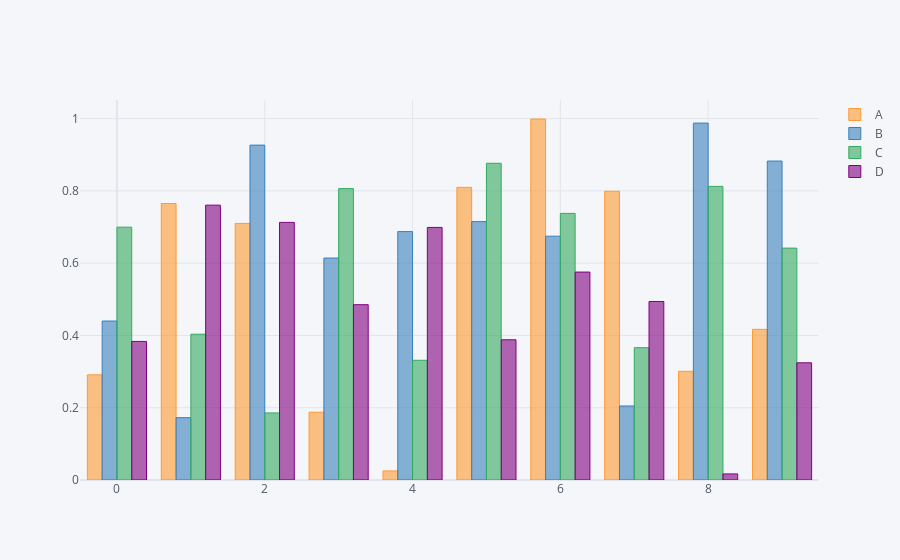

The code cell stored with this chart in its notebook:
### Code cell
df.iplot(kind='bar')

### Figure 1 — Plotly figure (JSON) as saved in the notebook; plotly's stock layout.template omitted (floating-point values rounded to 4 significant figures)
{"data": [{"marker": {"color": "rgba(255, 153, 51, 0.6)", "line": {"color": "rgba(255, 153, 51, 1.0)", "width": 1}}, "name": "A", "orientation": "v", "text": "", "type": "bar", "x": [0, 1, 2, 3, 4, 5, 6, 7, 8, 9], "y": [0.291, 0.7651, 0.71, 0.1876, 0.0251, 0.8098, 0.9989, 0.7991, 0.3008, 0.4169]}, {"marker": {"color": "rgba(55, 128, 191, 0.6)", "line": {"color": "rgba(55, 128, 191, 1.0)", "width": 1}}, "name": "B", "orientation": "v", "text": "", "type": "bar", "x": [0, 1, 2, 3, 4, 5, 6, 7, 8, 9], "y": [0.4399, 0.1725, 0.9266, 0.6142, 0.6873, 0.7149, 0.6746, 0.2048, 0.9876, 0.8826]}, {"marker": {"color": "rgba(50, 171, 96, 0.6)", "line": {"color": "rgba(50, 171, 96, 1.0)", "width": 1}}, "name": "C", "orientation": "v", "text": "", "type": "bar", "x": [0, 1, 2, 3, 4, 5, 6, 7, 8, 9], "y": [0.6996, 0.4034, 0.1857, 0.8062, 0.3313, 0.8764, 0.7377, 0.3661, 0.8124, 0.6416]}, {"marker": {"color": "rgba(128, 0, 128, 0.6)", "line": {"color": "rgba(128, 0, 128, 1.0)", "width": 1}}, "name": "D", "orientation": "v", "text": "", "type": "bar", "x": [0, 1, 2, 3, 4, 5, 6, 7, 8, 9], "y": [0.3834, 0.7605, 0.7128, 0.485, 0.6989, 0.388, 0.5753, 0.494, 0.01682, 0.3243]}], "layout": {"legend": {"bgcolor": "#F5F6F9", "font": {"color": "#4D5663"}}, "paper_bgcolor": "#F5F6F9", "plot_bgcolor": "#F5F6F9", "title": {"font": {"color": "#4D5663"}}, "xaxis": {"gridcolor": "#E1E5ED", "showgrid": true, "tickfont": {"color": "#4D5663"}, "title": {"font": {"color": "#4D5663"}, "text": ""}, "zerolinecolor": "#E1E5ED"}, "yaxis": {"gridcolor": "#E1E5ED", "showgrid": true, "tickfont": {"color": "#4D5663"}, "title": {"font": {"color": "#4D5663"}, "text": ""}, "zerolinecolor": "#E1E5ED"}}}
